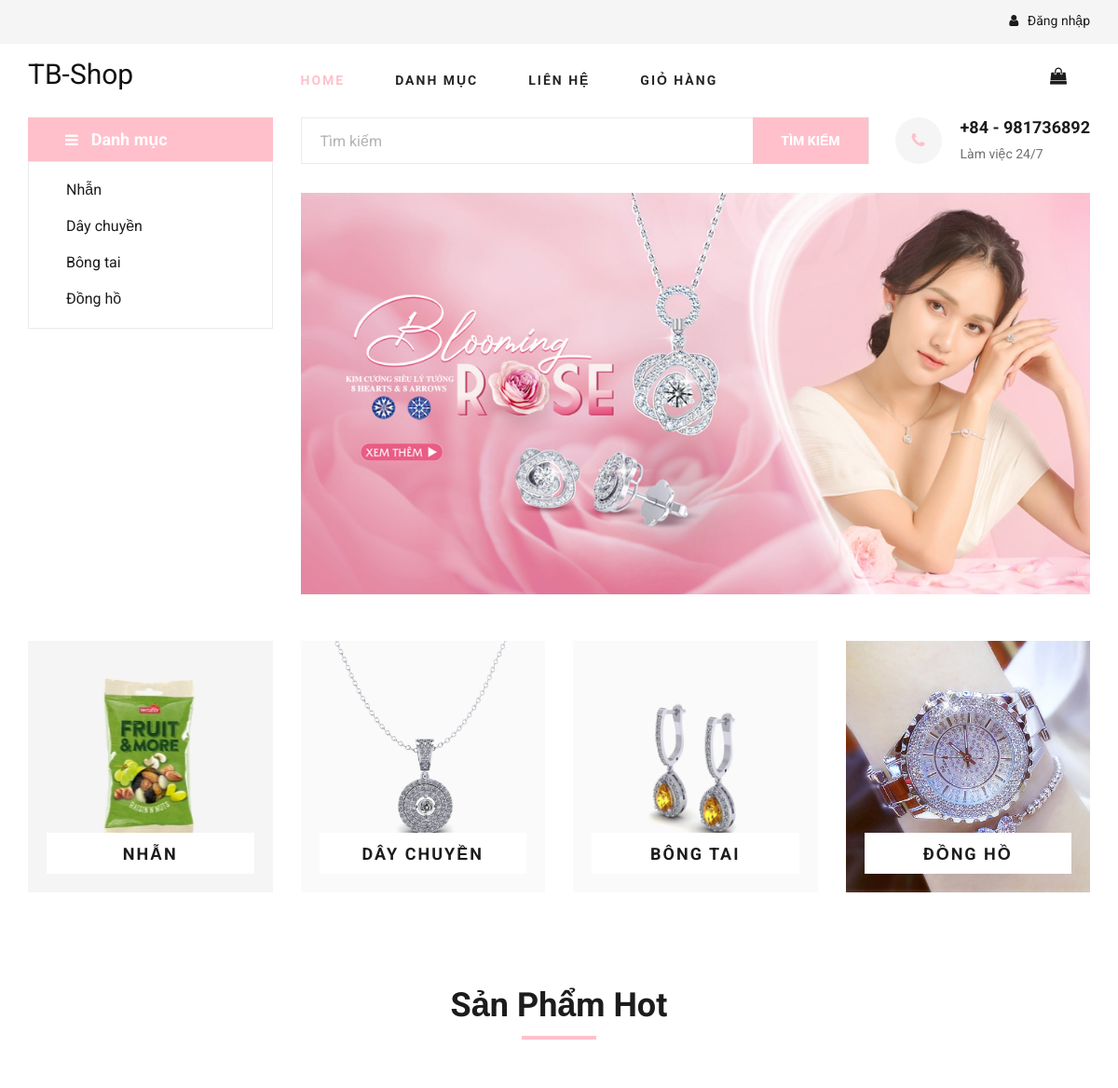
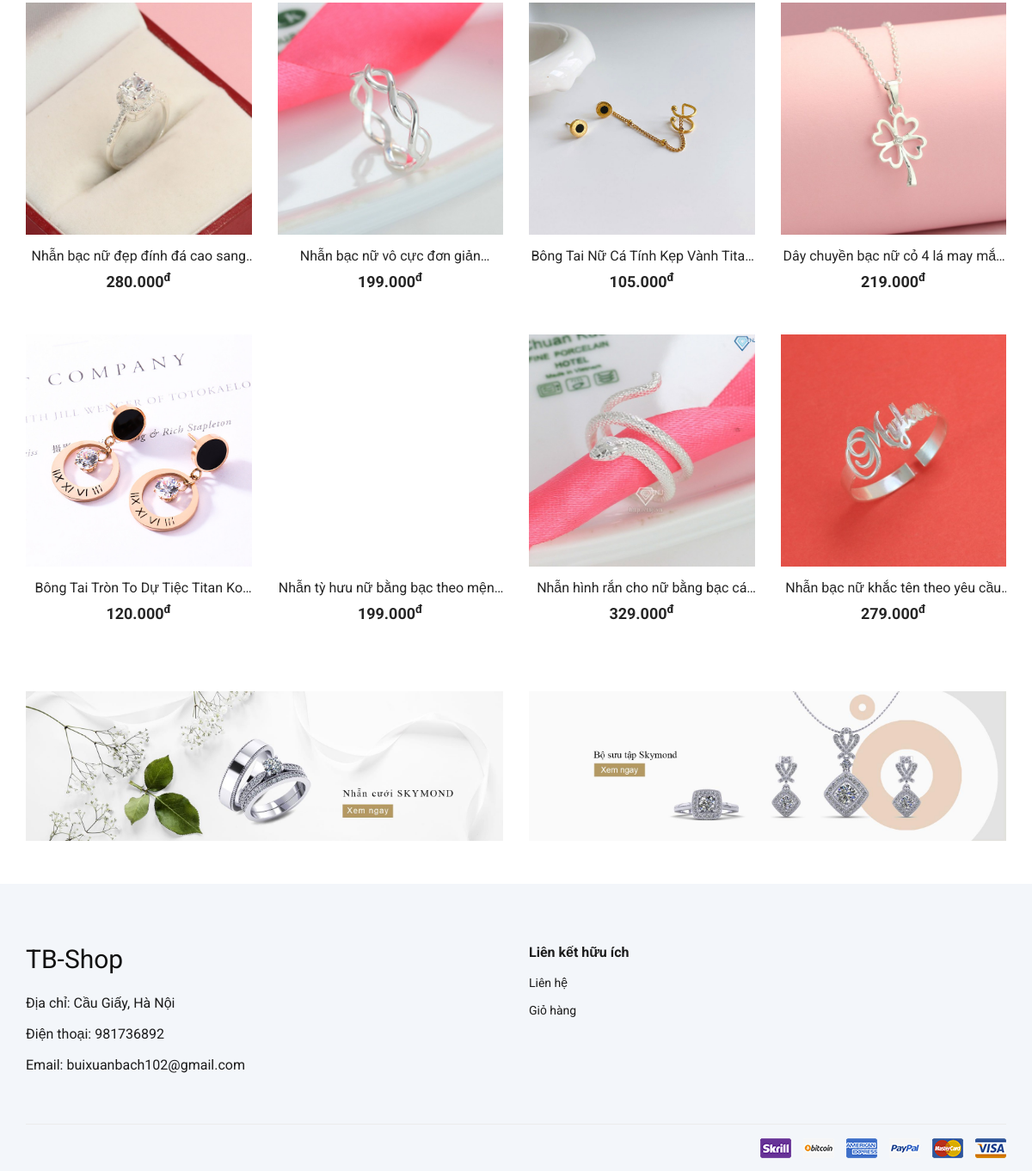
The page / on the database its author committed (2 pictures, top to bottom).
### tables this page shows
CREATE TABLE `shop_info` (
  `in_name` varchar(255) NOT NULL,
  `in_address` varchar(255) NOT NULL,
  `in_email` varchar(255) NOT NULL,
  `in_phone` int(11) NOT NULL,
  `shop_open` time NOT NULL,
  `shop_close` time NOT NULL
);

CREATE TABLE `category` (
  `cat_id` int(11) NOT NULL,
  `cat_name` varchar(255) NOT NULL,
  `cat_image` varchar(255) DEFAULT NULL,
  `cat_status` tinyint(4) DEFAULT NULL
);

CREATE TABLE `product` (
  `pro_id` int(11) NOT NULL,
  `pro_name` varchar(255) NOT NULL,
  `cat_id` int(11) NOT NULL,
  `pro_size` varchar(50) NOT NULL,
  `pro_material` varchar(255) NOT NULL,
  `pro_price` int(11) NOT NULL,
  `pro_im_price` int(11) NOT NULL,
  `pro_quantity` int(11) NOT NULL,
  `pro_image` varchar(255) NOT NULL,
  `pro_view` int(11) NOT NULL,
  `pro_desc` text NOT NULL,
  `date_created` datetime NOT NULL
);

CREATE TABLE `banners` (
  `ban_id` int(11) NOT NULL,
  `ban_image` varchar(255) NOT NULL,
  `ban_status` tinyint(1) NOT NULL
);

### index.php (the view, shortened to what this page needs)
<?php include("partials/header-home.php"); ?>
<div class="main">
    <section class="categories">
        <div class="container">
            <div class="row">
                <div class="categories__slider owl-carousel">
                    <?php
                        $sql = "Select * from category where cat_status = 1";
                        $result = mysqli_query($conn,$sql);
                        if(mysqli_num_rows($result) > 0){
                            while($row = mysqli_fetch_assoc($result)){
                    ?>
                    <div class="col-lg-3">
                        <div class="categories__item set-bg" data-setbg="<?php echo $row["cat_image"]; ?>">
                            <h5><a href="shop-grid.php?id=<?php echo $row["cat_id"]; ?>"><?php echo $row["cat_name"]; ?></a></h5>
                        </div>
                    </div>
                    <?php
                            }
                        }
                    ?>
                </div>
            </div>
        </div>
    </section>
    <section class="related-product">
        <div class="container">
            <div class="row">
                <div class="col-lg-12">
                    <div style="padding:50px"></div>
                    <div class="section-title related__product__title">
                        <h2>Sản Phẩm Hot</h2>
                    </div>
                </div>
            </div>
            <div class="row">
                <?php
                    $sql = "SELECT * FROM product ORDER BY pro_view DESC limit 8";
                    $result = mysqli_query($conn,$sql);
                    if(mysqli_num_rows($result)>0){
                        while($row = mysqli_fetch_assoc($result)){
                ?>
                <div class="col-lg-3 col-md-4 col-sm-6">
                    <div class="product__item">
                        <div class="product__item__pic set-bg" data-setbg="<?php echo $row["pro_image"]; ?>">
                        </div>
                        <div class="product__item__text">
                            <h6><a class="product_name" href="shop-details.php?id=<?php echo $row['pro_id']; ?>"><?php echo $row["pro_name"]; ?></a></h6>
                            <h5><?php echo number_format($row["pro_price"],0,",","."); ?><sup>đ</sup></h5>
                        </div>
                    </div>
                </div>
                <?php
                        }
                    }
                ?>
            </div>
        </div>
    </section>
    <div class="banner">
        <div class="container">
            <div class="row">
                <?php
                    $sqlBanner = "Select * from banners where ban_status = 1";
                    $resultBanner = mysqli_query($conn,$sqlBanner);
                    if(mysqli_num_rows($resultBanner) > 0){
                        while($rowBanner = mysqli_fetch_assoc($resultBanner)){
                ?>
                <div class="col-lg-6 col-md-6 col-sm-6">
                    <div class="banner__pic">
                        <img src="<?php echo $rowBanner["ban_image"]; ?>" alt="">
                    </div>
                </div>
                <?php
                        }
                    }
                ?>
            </div>
        </div>
    </div>
</div>
    <?php include("partials/footer.php"); ?>

### partials/header-home.php (shortened to what this page needs)
<?php
    require "connection.php";
    $sqlIn = "Select * from shop_info";
    $resultIn = mysqli_query($conn,$sqlIn);
    $rowIn = mysqli_fetch_assoc($resultIn);
?>
<!DOCTYPE html>
<html lang="zxx">
<head>
    <link rel="stylesheet" href="assets/frontend/css/bootstrap.min.css" type="text/css">
    <link rel="stylesheet" href="assets/frontend/css/font-awesome.min.css" type="text/css">
    <link rel="stylesheet" href="assets/frontend/css/elegant-icons.css" type="text/css">
    <link rel="stylesheet" href="assets/frontend/css/nice-select.css" type="text/css">
    <link rel="stylesheet" href="assets/frontend/css/jquery-ui.min.css" type="text/css">
    <link rel="stylesheet" href="assets/frontend/css/owl.carousel.min.css" type="text/css">
    <link rel="stylesheet" href="assets/frontend/css/slicknav.min.css" type="text/css">
    <link rel="stylesheet" href="assets/frontend/css/style.css" type="text/css">
</head>
<body>
    <header class="header">
        <div class="header__top">
            <div class="container">
                <div class="row">
                    <div class="col-lg-12 col-md-12">
                        <div class="header__top__right">
                            <div class="header__top__right__auth">
                                <?php
                                    if(isset($_SESSION["loginHome"])){
                                ?>
                                    <a href="user.php?id=<?php echo $_SESSION["loginHome"][0]; ?>"><i class="fa fa-user"></i><?php echo $_SESSION["loginHome"][1];?></a>
                                <?php
                                    }else{
                                ?>
                                    <a href="login.php"><i class="fa fa-user"></i> Đăng nhập</a>
                                <?php
                                    }
                                ?>
                            </div>
                        </div>
                    </div>
                </div>
            </div>
        </div>
        <div class="container">
            <div class="row">
                <div class="col-lg-3">
                    <div class="header__logo">
                        <a href="./"><h3><?php echo $rowIn["in_name"]; ?></h3></a>
                    </div>
                </div>
                <div class="col-lg-6">
                    <nav class="header__menu">
                    <ul>
                        <li class="active"><a href="./">Home</a></li>
                        <li><a href="#">Danh mục</a>
                        </li>
                        <li><a href="./contact.php">Liên hệ</a></li>
                        <li><a href="./shoping-cart.php">Giỏ hàng</a></li>
                    </ul>
                    </nav>
                </div>
                <div class="col-lg-3">
                    <div class="header__cart">
                        <ul>
                            <li><a href="./shoping-cart.php"><i class="fa fa-shopping-bag"></i></a></li>
                        </ul>
                    </div>
                </div>
            </div>
        </div>
    </header>
    <section class="hero">
        <div class="container">
            <div class="row">
                <div class="col-lg-3">
                    <div class="hero__categories">
                        <div class="hero__categories__all">
                            <i class="fa fa-bars"></i>
                            <span>Danh mục</span>
                        </div>
                        <ul>
                            <?php
                                $sql = "Select * from category where cat_status = 1";
                                $result = mysqli_query($conn,$sql);
                                if(mysqli_num_rows($result) > 0){
                                    while($row = mysqli_fetch_assoc($result)){
                            ?>
                                <li><a href="shop-grid.php?id=<?php echo $row['cat_id']; ?>"><?php  echo $row["cat_name"]; ?></a></li>
                            <?php
                                    }
                                }
                            ?>
                        </ul>
                    </div>
                </div>
                <div class="col-lg-9">
                    <div class="hero__search">
                        <div class="hero__search__form">
                            <form action="shop-search.php" method="get">
                                <input type="text" placeholder="Tìm kiếm" name="keyword">
                                <button type="submit" class="site-btn" name="search" value="Tìm Kiếm">Tìm Kiếm</button>
                            </form>
                        </div>
                        <div class="hero__search__phone">
                            <div class="hero__search__phone__icon">
                                <i class="fa fa-phone"></i>
                            </div>
                            <div class="hero__search__phone__text">
                                <h5>+84 - <?php echo $rowIn["in_phone"]; ?></h5>
                                <span>Làm việc 24/7 </span>
                            </div>
                        </div>
                    </div>
                    <div class="hero__item set-bg" data-setbg="assets/frontend/img/slider/slider.jpg">
                    </div>
                </div>
            </div>
        </div>
    </section>

### partials/footer.php (shortened to what this page needs)
 <footer class="footer spad">
        <div class="container">
            <div class="row">
            <?php
                $sqlInfo = "Select * from shop_info";
                $resultInfo = mysqli_query($conn,$sqlInfo);
                $rowInfo = mysqli_fetch_assoc($resultInfo);
            ?>
                <div class="col-lg-5 col-md-6 col-sm-6">
                    <div class="footer__about">
                        <div class="footer__about__logo">
                            <a href="./"><h3><?php echo $rowInfo["in_name"]; ?></h3></a>
                        </div>
                        <ul>
                            <li>Địa chỉ: <?php echo $rowInfo["in_address"]; ?></li>
                            <li>Điện thoại: <?php echo $rowInfo["in_phone"]; ?></li>
                            <li>Email: <?php echo $rowInfo["in_email"]; ?></li>
                        </ul>
                    </div>
                </div>
                <div class="col-lg-6 col-md-6 col-sm-6 offset-lg-1">
                    <div class="footer__widget">
                        <h6>Liên kết hữu ích</h6>
                        <ul>
                            <li><a href="contact.php">Liên hệ</a></li>
                            <li><a href="./shoping-cart.php">Giỏ hàng</a></li>
                        </ul>
                    </div>
                </div>
            </div>
            <div class="row">
                <div class="col-lg-12">
                    <div class="footer__copyright">
                        <div class="footer__copyright__payment"><img src="assets/frontend/img/payment-item.png" alt=""></div>
                    </div>
                </div>
            </div>
        </div>
    </footer>
</body>
</html>

### rows shown on the page
shop_info: in_name "TB-Shop", in_phone "981736892", in_address "Cầu Giấy, Hà Nội", in_email "buixuanbach102@gmail.com"
category: cat_name "Nhẫn", shows a picture, cat_name "NHẪN"
category: cat_name "Dây chuyền", shows a picture, cat_name "DÂY CHUYỀN"
category: cat_name "Bông tai", shows a picture, cat_name "BÔNG TAI"
category: cat_name "Đồng hồ", shows a picture, cat_name "ĐỒNG HỒ"
product: shows a picture, pro_name "Nhẫn bạc nữ đẹp đính đá cao…", pro_price "280.000"
product: shows a picture, pro_name "Nhẫn bạc nữ vô cực đơn…", pro_price "199.000"
product: shows a picture, pro_name "Bông Tai Nữ Cá Tính Kẹp Vành…", pro_price "105.000"
product: shows a picture, pro_name "Dây chuyền bạc nữ cỏ 4 lá may…", pro_price "219.000"
product: shows a picture, pro_name "Bông Tai Tròn To Dự Tiệc Titan…", pro_price "120.000"
product: pro_name "Nhẫn tỳ hưu nữ bằng bạc theo…", pro_price "199.000"
product: shows a picture, pro_name "Nhẫn hình rắn cho nữ bằng bạc…", pro_price "329.000"
product: shows a picture, pro_name "Nhẫn bạc nữ khắc tên theo yêu…", pro_price "279.000"
banners: ban_image (picture)
banners: ban_image (picture)
